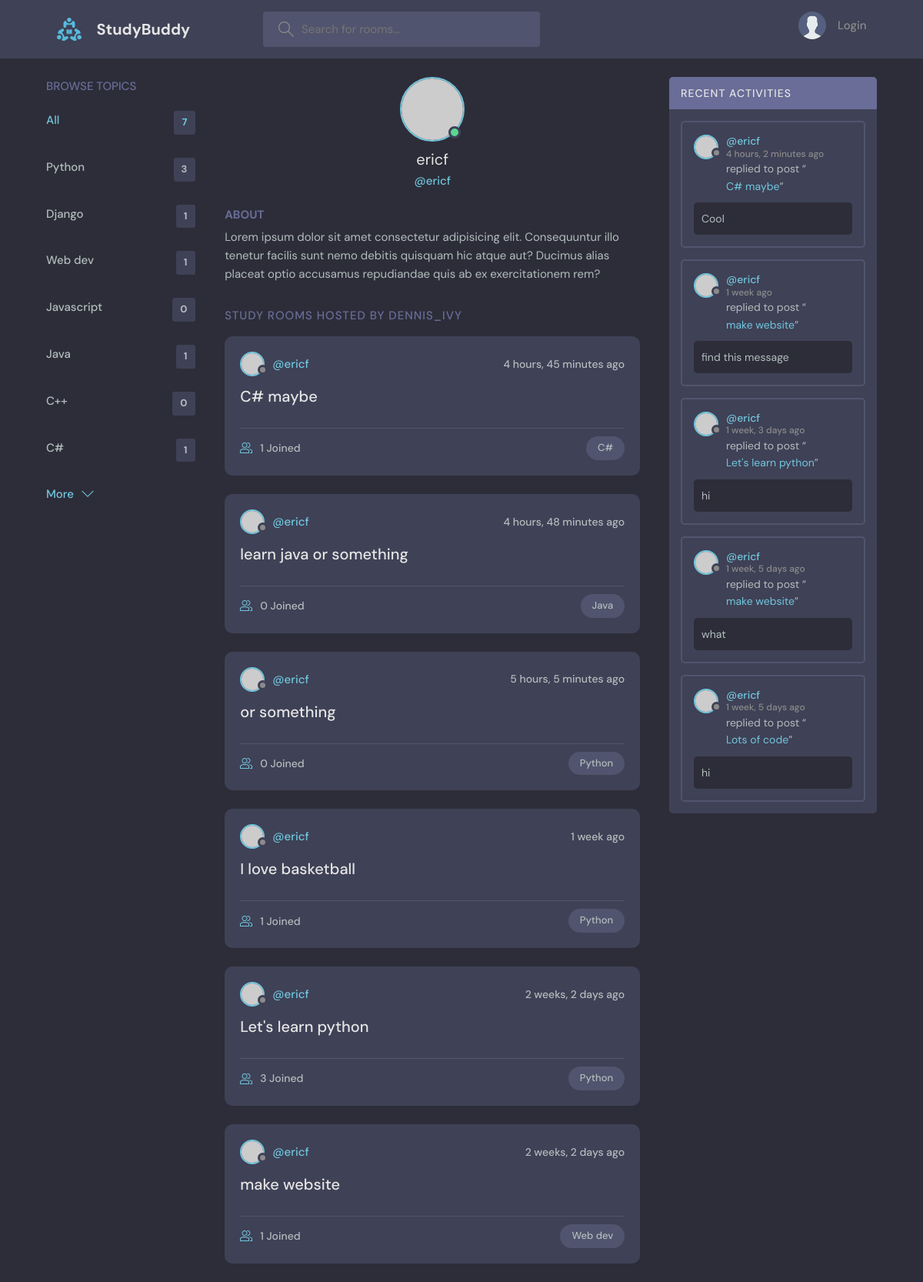
The page /profile/1 on the database as committed earlier.
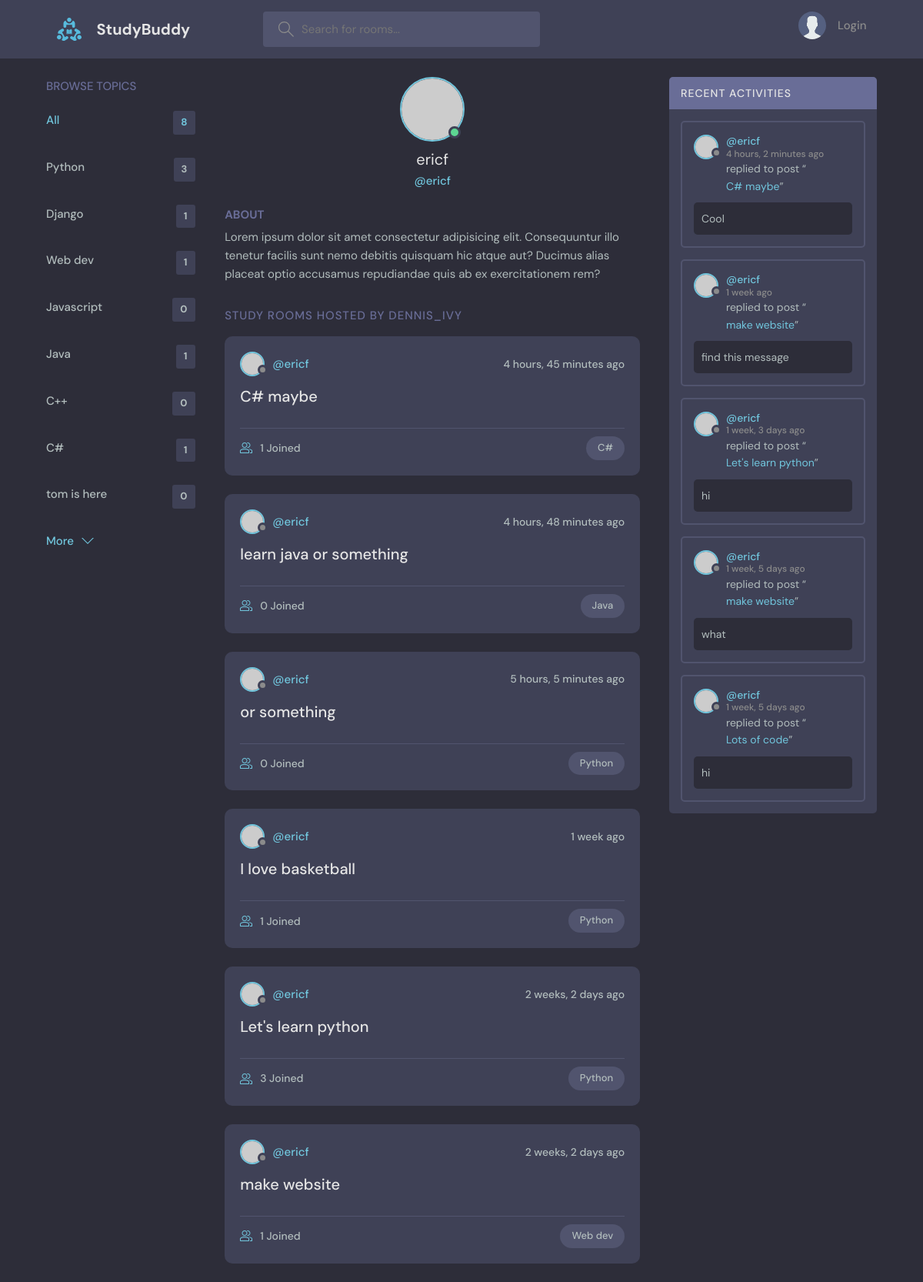
The same page on the database as committed later.
### base/models.py (models this page shows, shortened)
class Topic(models.Model):
    name = models.CharField(max_length=200)

class Room(models.Model):
    host = models.ForeignKey(User, on_delete=models.SET_NULL, null=True)
    topic = models.ForeignKey(Topic, on_delete=models.SET_NULL, null=True)
    name = models.CharField(max_length=200)
    description = models.TextField(null=True, blank=True)
    participants = models.ManyToManyField(User, related_name='participants', blank=True)
    updated = models.DateTimeField(auto_now=True)
    created = models.DateTimeField(auto_now_add=True)
    class Meta: #order by descending date, newest first
        ordering = ['-updated', '-created']
    def __str__(self):
        return self.name

class Message(models.Model):
    user = models.ForeignKey(User, on_delete=models.CASCADE)
    room = models.ForeignKey(Room, on_delete=models.CASCADE)
    body = models.TextField()
    updated = models.DateTimeField(auto_now=True)
    created = models.DateTimeField(auto_now_add=True)
    class Meta: #order by descending date, newest first
        ordering = ['-updated', '-created']

### base/views.py (the view)
# urls.py: path('profile/<str:pk>', views.userProfile, name="user-profile"),
def userProfile(request, pk):
    user = User.objects.get(id=pk)
    rooms = user.room_set.all()
    room_messages = user.message_set.all()
    topics = Topic.objects.all()
    context = {'user':user,'rooms':rooms,
        'room_messages':room_messages, 'topics':topics}
    return render(request, 'base/profile.html', context)

### base/templates/base/profile.html (shortened to what this page needs)
{% extends 'main.html' %}
{% block content %}
  <main class="profile-page layout layout--3">
    <div class="container">
      {% include 'base/topics_component.html' %}
      <div class="roomList">
        <div class="profile">
          <div class="profile__avatar">
            <div class="avatar avatar--large active">
              <img src="https://randomuser.me/api/portraits/men/11.jpg" />
            </div>
          </div>
          <div class="profile__info">
            <h3>{{user.username}}</h3>
            <p>@{{user.username}}</p>
          </div>
          <div class="profile__about">
            <h3>About</h3>
            <p>
              Lorem ipsum dolor sit amet consectetur adipisicing elit. Consequuntur illo tenetur
              facilis sunt nemo debitis quisquam hic atque aut? Ducimus alias placeat optio
              accusamus repudiandae quis ab ex exercitationem rem?
            </p>
          </div>
        </div>
        <div class="roomList__header">
          <div>
            <h2>Study Rooms Hosted by dennis_ivy</a>
            </h2>
          </div>
        </div>
        {% include 'base/feed_component.html' %}
      </div>
      {% include 'base/activity_component.html' %}
    </div>
  </main>
{% endblock content%}

### base/templates/base/topics_component.html
<div class="topics">
    <div class="topics__header">
      <h2>Browse Topics</h2>
    </div>
    <ul class="topics__list">
      <li>
        <a href="{% url 'home' %}" class="active">All <span>{{topics.count}}</span></a>
      </li>
      {% for topic in topics %}
      <li>
        <a href="{% url 'home' %}?q={{topic.name}}">{{topic.name}} <span>{{topic.room_set.all.count}}</span></a>
      </li>
      {% endfor %}
    </ul>
    <a class="btn btn--link" href="{% url 'topics' %}">
      More
      <svg version="1.1" xmlns="http://www.w3.org/2000/svg" width="32" height="32" viewBox="0 0 32 32">
        <title>chevron-down</title>
        <path d="M16 21l-13-13h-3l16 16 16-16h-3l-13 13z"></path>
      </svg>
    </a>
  </div>

### base/templates/base/feed_component.html (shortened to what this page needs)
{% for room in rooms %}
<div class="roomListRoom">
    <div class="roomListRoom__header">
      <a href="{% url 'user-profile' room.host.id %}" class="roomListRoom__author">
        <div class="avatar avatar--small">
          <img src="https://randomuser.me/api/portraits/women/11.jpg" />
        </div>
        <span>@{{room.host.username}}</span>
      </a>
      <div class="roomListRoom__actions">
        <span>{{room.created|timesince}} ago</span>
      </div>
    </div>
    <div class="roomListRoom__content">
      <a href="{% url 'room' room.id %}">{{room.name}}</a>
    </div>
    <div class="roomListRoom__meta">
      <a href="{% url 'room' room.id %}l" class="roomListRoom__joined">
        {{room.participants.all.count}} Joined
      </a>
      <p class="roomListRoom__topic">{{room.topic.name}}</p>
    </div>
  </div>
  {% endfor %}

### base/templates/base/activity_component.html (shortened to what this page needs)
<div class="activities">
    <div class="activities__header">
      <h2>Recent Activities</h2>
    </div>
    {% for message in room_messages %}
    <div class="activities__box">
      <div class="activities__boxHeader roomListRoom__header">
        <a href="{% url 'user-profile' message.user.id %}" class="roomListRoom__author">
          <div class="avatar avatar--small">
            <img src="https://randomuser.me/api/portraits/women/11.jpg" />
          </div>
          <p>
            @{{message.user}}
            <span>{{message.created|timesince}} ago</span>
          </p>
        </a>
      </div>
      <div class="activities__boxContent">
        <p>replied to post “<a href="{% url 'room' message.room.id %}">{{message.room}}</a>”</p>
        <div class="activities__boxRoomContent">
          {{message.body}}
        </div>
      </div>
    </div>
    {% endfor %}
  </div>

Rows that differ between the two databases and show on the page:
added Topic: name "tom is here", room_set.all.count "0"
Other text that changed with them:
{{ topics.count }}: "7" → "8"
